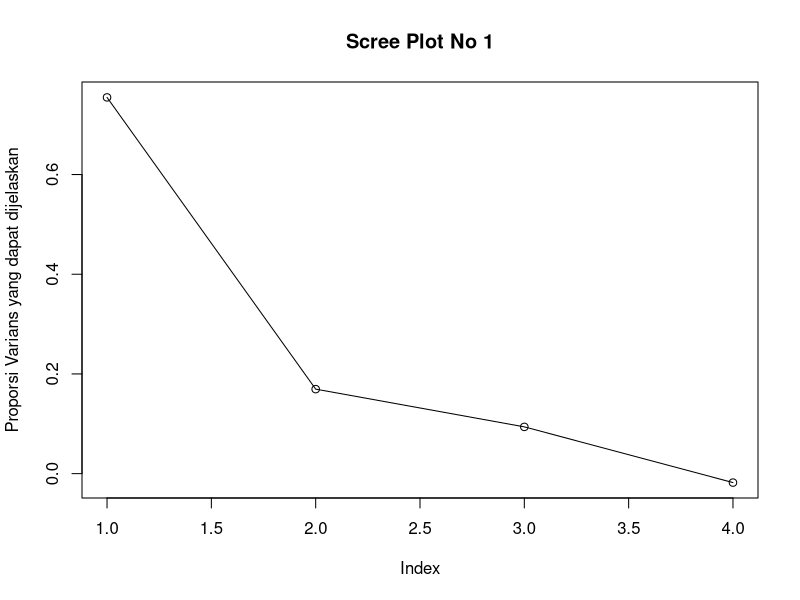

R code for this plot:
## ---- chunk 1
matR<-matrix(data=c(1,0.9,0.74,0.64,0.9,1,0.33,0.74,0.74,0.33,1,0.66,0.64,0.74,0.66,1),4,4)
colnames(matR)<-c("X1","X2","X3","X4")
rownames(matR)<-c("X1","X2","X3","X4")
matR
## ---- chunk 2
prcompcor<-function(cor){
  cor<-cor
  p<-ncol(cor)
  eig<-eigen(cor)$values
  eigvec<-eigen(cor)$vectors
  std<-sqrt(eig)
  #meanvec<-colMeans(data)
  vartot<-p
  prop_var<-eig/vartot
  cum_prob<-cumsum(prop_var)
  
  prcomp_name<-rep(0,ncol(cor))
    for ( i in 1:ncol(cor)){
       prcomp_name[i]<-paste("comp",i,sep=".")
  }
  loadings<-data.frame(colnames(cor),round(eigvec,5))
  colnames(loadings)<-c("variabel",prcomp_name)
  importancevar<-data.frame(rbind(eig,prop_var,cum_prob))
  rownames(importancevar)<-c("Varians","Proportion of Variance","Cumulative Proportion")
  colnames(importancevar)<-prcomp_name
  scree<-plot(prop_var,type="o",ylab="Proporsi Varians yang dapat dijelaskan",main="Scree Plot No 1")
  result<-list(importancevar,loadings,scree)
  names(result)<-c("Importance of components:","Loadings: ","scree plot")
  return(result)
}
## ---- chunk 3
result <- prcompcor(matR)
result
## ---- chunk 4
eigen.value<-eigen(matR)$values
eigen.vec<-eigen(matR)$vectors

r22 = (eigen.vec[2,2]*sqrt(eigen.value[2]))/sqrt(matR[2,2])
r23 = (eigen.vec[3,2]*sqrt(eigen.value[2]))/sqrt(matR[2,2])

r22
r23
## ---- chunk 5
# kommunality var x2
round((0.164^2+0.788^2+0.214^2),3)
# uniqueness var x4
round((1-0.994),3)
# l3 var x6
round(sqrt(0.462-(0.59^2+0.179^2)),3)
# uniqueness var x7
round((1-.995),3)
# l2 var x9
round(sqrt(0.545-(0^2+0.714^2)),3)
# communality var x9
(1-0.455)
# cumulative variance faktor 
0.464+0.177
## ---- chunk 6
ybarHM<-matrix(c(204.4,406.6),nrow=2,ncol=1)
ybarM<-matrix(c(130,355),2,1)
ybarHM
ybarM
## ---- chunk 7
s12HM<-0.5492*270.4*117.6
SHM<-matrix(c(270.4^2,s12HM,s12HM,117.6^2 ),2,2)

s12M<-0.4925*236.6*92.9
SM<-matrix(c(236.6^2,s12M,s12M,92.9^2),2,2)
 
SHM
SM
## ---- chunk 8
n1<-60
n2<-45
SPL<-((n1-1)*SHM +(n2-1)*SM)/(n1+n2-2)
SPL
## ---- chunk 9
a<-solve(SPL)%*%(ybarHM-ybarM)
a
## ---- chunk 10
xh<-
h<-(1/2)*t(ybarHM-ybarM)%*%solve(SPL)%*%(ybarHM+ybarM)
h
## ---- chunk 11
Z=(0.0001980263*(150))+(0.0041954185*(400))
Z
## ---- chunk 12
xbar = c(0.3,1)
ybar = c(0.4,0.9)

R = matrix(c(1,.56,.68,.72,
             .56,1,.55,.58,
             .68,.55,1,.98,
             .72,.58,.98,1),4,4)
R11 = R[1:2,1:2]
R12 = R[1:2,3:4]
R21 = R[3:4,1:2]
R22 = R[3:4,3:4]
## ---- chunk 13
library(expm)
R11.inv.sqrt = solve(sqrtm(R11))
R22.inv.sqrt = solve(sqrtm(R22))

M1 = R11.inv.sqrt%*%R12%*%solve(R22)%*%R21%*%R11.inv.sqrt
M2 = R22.inv.sqrt%*%R21%*%solve(R11)%*%R12%*%R22.inv.sqrt

M1
M2
## ---- chunk 14
eigen.M1 = eigen(M1)
eigen.M2 = eigen(M2)

rho.sqr = eigen.M1$value
rho = sqrt(rho.sqr)
rho
## ---- chunk 15
e1 = eigen.M1$vectors[,1]
e2 = eigen.M1$vectors[,2]

f1 = eigen.M2$vectors[,1]
f2 = eigen.M2$vectors[,2]
## ---- chunk 16
a1 = e1%*%R11.inv.sqrt
b1 = f1%*%R22.inv.sqrt

a2 = e2%*%R11.inv.sqrt
b2 = f2%*%R22.inv.sqrt

A = matrix(c(a1,a2),2,2)
B = matrix(c(b1,b2),2,2)

A
B
## ---- chunk 17
R.UX.11 = a1%*%R11
R.VX.22 = b1%*%R22

R.UX.12 = a1%*%R12
R.VX.21 = b1%*%R21

R.UX.11
R.UX.12
R.VX.21
R.VX.22
